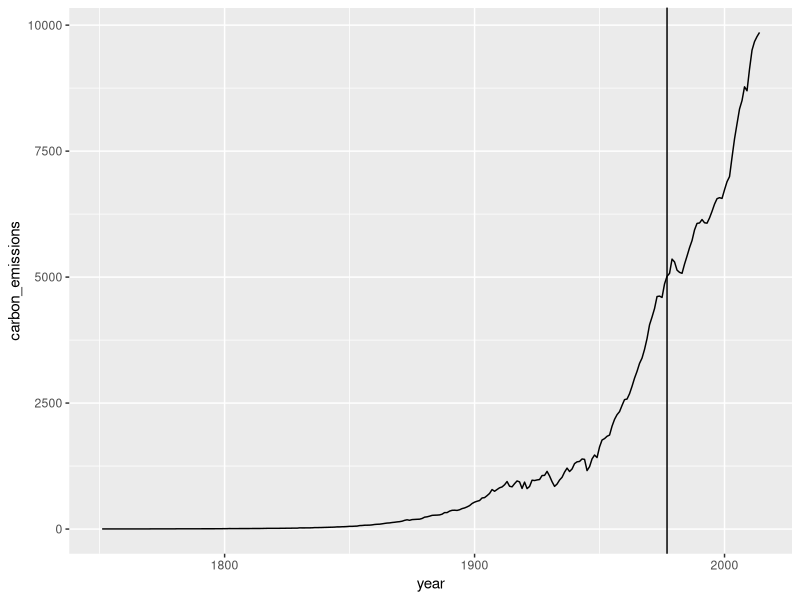

Reproduce this figure in R.
library(tidyverse)
library(dslabs)
data(temp_carbon)
data(greenhouse_gases)
data(historic_co2)

temp_carbon %>% filter(!is.na(carbon_emissions)) %>%
  ggplot(aes(year, carbon_emissions)) +
  geom_line() +
  geom_vline(xintercept=c(1977))
